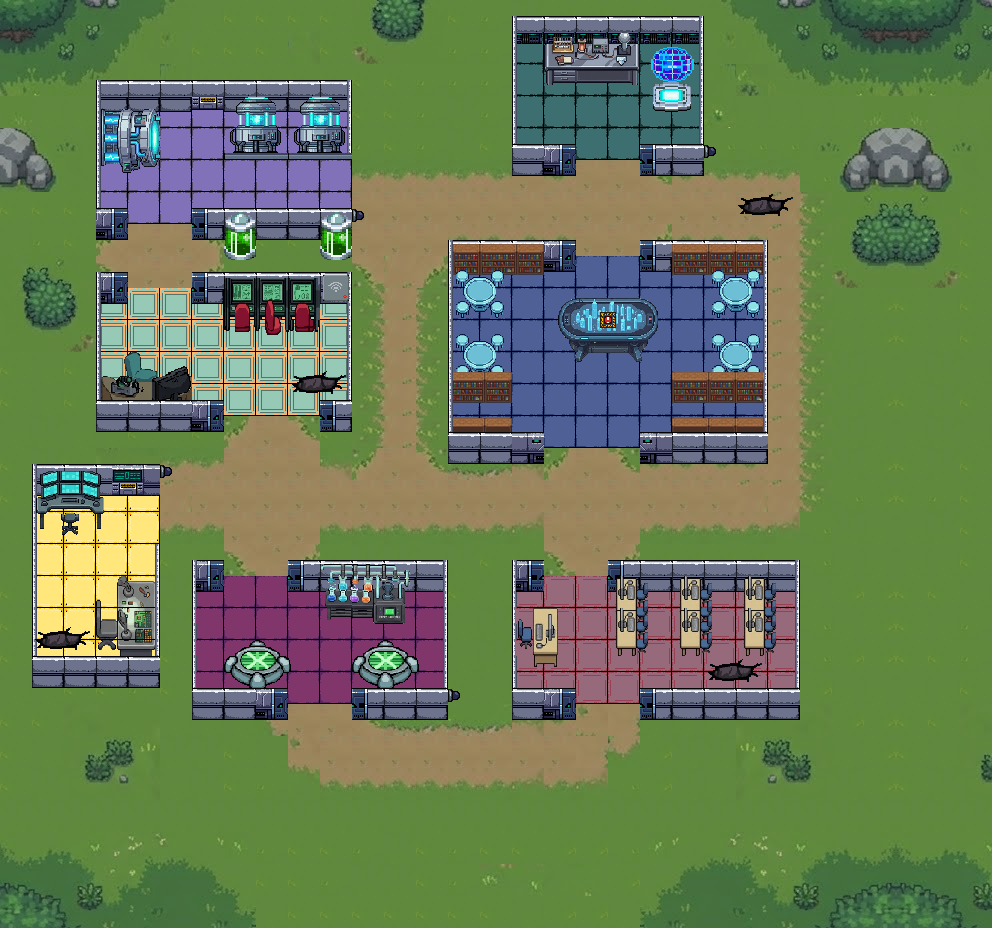

Rendered tile map (Tiled .tmx) drawn with the repository's tilesets; below, a short description and the map source with its tile grids summarised:
An orthogonal 31x29 tile map with 32x32 px tiles, 11 tile layers (fondo, pasillo, piso, detallesdetraspared, ...), 29 tilesets and 69 objects (42x pared, 27x objeto).

<map version="1.10" tiledversion="1.11.2" orientation="orthogonal" renderorder="right-down" width="31" height="29" tilewidth="32" tileheight="32" infinite="0" nextlayerid="23" nextobjectid="176">
 <tileset firstgid="1" name="fondomapa1" tilewidth="32" tileheight="32" tilecount="736" columns="32">
  <image source="../textures/fondomapa1.png" width="1024" height="765" />
 </tileset>
 <tileset firstgid="737" name="lava" tilewidth="32" tileheight="32" tilecount="1024" columns="32">
  <image source="../textures/lava.png" width="1024" height="1024" />
 </tileset>
 <tileset firstgid="1761" name="pared3" tilewidth="32" tileheight="32" spacing="2" margin="2" tilecount="49" columns="7">
  <image source="../textures/pared3.png" width="256" height="256" />
 </tileset>
 <tileset firstgid="1810" name="pared" tilewidth="32" tileheight="32" spacing="2" margin="2" tilecount="49" columns="7">
  <image source="../textures/pared.png" width="256" height="256" />
 </tileset>
 <tileset firstgid="1859" name="Dibujitoo" tilewidth="32" tileheight="32" spacing="2" margin="2" tilecount="49" columns="7">
  <image source="../textures/dibujito.png" width="256" height="256" />
 </tileset>
 <tileset firstgid="1908" name="mesita" tilewidth="32" tileheight="32" spacing="2" margin="2" tilecount="900" columns="30">
  <image source="../textures/mesita.png" width="1024" height="1024" />
 </tileset>
 <tileset firstgid="2808" name="Mesa_Holografica_mas_pequena" tilewidth="32" tileheight="32" spacing="2" margin="2" tilecount="900" columns="30">
  <image source="../textures/Mesa_Holografica_mas_pequena.png" width="1024" height="1024" />
 </tileset>
 <tileset firstgid="3708" name="planeta" tilewidth="32" tileheight="32" spacing="2" margin="2" tilecount="49" columns="7">
  <image source="../textures/planeta.png" width="256" height="256" />
 </tileset>
 <tileset firstgid="3757" name="navecita6" tilewidth="32" tileheight="32" tilecount="64" columns="8">
  <image source="../textures/navecita6.png" width="256" height="256" />
 </tileset>
 <tileset firstgid="3821" name="Mesa_de_camaras2" tilewidth="32" tileheight="32" spacing="2" margin="2" tilecount="475" columns="19">
  <image source="../textures/Mesa_de_camaras2.png" width="677" height="871" />
 </tileset>
 <tileset firstgid="4296" name="plataforma1" tilewidth="32" tileheight="32" spacing="2" margin="2" tilecount="49" columns="7">
  <image source="../textures/plataforma1.png" width="256" height="256" />
 </tileset>
 <tileset firstgid="4345" name="mesaposiones3" tilewidth="32" tileheight="32" spacing="2" margin="2" tilecount="49" columns="7">
  <image source="../textures/mesaposiones3.png" width="256" height="256" />
 </tileset>
 <tileset firstgid="4394" name="mesa" tilewidth="32" tileheight="32" spacing="2" margin="2" tilecount="49" columns="7">
  <image source="../textures/mesa.png" width="256" height="256" />
 </tileset>
 <tileset firstgid="4443" name="Mesas_del_limpro1" tilewidth="32" tileheight="32" spacing="2" margin="2" tilecount="289" columns="17">
  <image source="../textures/Mesas_del_limpro1.png" width="590" height="590" />
 </tileset>
 <tileset firstgid="4732" name="Mesa_de_la_profe_del_limpro2" tilewidth="32" tileheight="32" spacing="2" margin="2" tilecount="289" columns="17">
  <image source="../textures/Mesa_de_la_profe_del_limpro2.png" width="590" height="590" />
 </tileset>
 <tileset firstgid="5021" name="Tileset" tilewidth="32" tileheight="32" tilecount="35" columns="7">
  <image source="../textures/suelo.png" width="240" height="176" />
 </tileset>
 <tileset firstgid="5056" name="Reactor_horizontal1" tilewidth="32" tileheight="32" spacing="2" margin="2" tilecount="270" columns="15">
  <image source="../textures/Reactor_horizontal1.png" width="539" height="617" />
 </tileset>
 <tileset firstgid="5326" name="Reactor_vertical2" tilewidth="32" tileheight="32" spacing="2" margin="2" tilecount="900" columns="30">
  <image source="../textures/Reactor_vertical2.png" width="1024" height="1024" />
 </tileset>
 <tileset firstgid="6226" name="mesa_fisica2" tilewidth="32" tileheight="32" spacing="2" margin="2" tilecount="49" columns="7">
  <image source="../textures/mesa_fisica2.png" width="256" height="256" />
 </tileset>
 <tileset firstgid="6275" name="tanque1" tilewidth="32" tileheight="32" spacing="2" margin="2" tilecount="49" columns="7">
  <image source="../textures/tanque1.png" width="256" height="256" />
 </tileset>
 <tileset firstgid="6324" name="Escritorio" tilewidth="32" tileheight="32" spacing="2" margin="2" tilecount="49" columns="7">
  <image source="../textures/Escritorio.png" width="256" height="256" />
 </tileset>
 <tileset firstgid="6373" name="wifi" tilewidth="32" tileheight="32" spacing="2" margin="2" tilecount="900" columns="30">
  <image source="../textures/wifi.png" width="1024" height="1024" />
 </tileset>
 <tileset firstgid="7273" name="Computadora" tilewidth="32" tileheight="32" spacing="2" margin="2" tilecount="49" columns="7">
  <image source="../textures/Computadora.png" width="256" height="256" />
 </tileset>
 <tileset firstgid="7322" name="boton" tilewidth="32" tileheight="32" spacing="2" margin="2" tilecount="810" columns="30">
  <image source="../textures/boton.png" width="1024" height="934" />
 </tileset>
 <tileset firstgid="8132" name="camaritaApagada" tilewidth="32" tileheight="32" spacing="2" margin="2" tilecount="49" columns="7">
  <image source="../textures/camaritaApagada.png" width="256" height="256" />
 </tileset>
 <tileset firstgid="8181" name="grieta" tilewidth="32" tileheight="32" tilecount="225" columns="15">
  <image source="../textures/grieta.png" width="500" height="500" />
 </tileset>
 <tileset firstgid="8406" name="caballete1" tilewidth="32" tileheight="32" tilecount="64" columns="8">
  <image source="../textures/caballete1.png" width="256" height="256" />
 </tileset>
 <tileset firstgid="8470" name="mesadedibujo" tilewidth="32" tileheight="32" tilecount="64" columns="8">
  <image source="../textures/mesadedibujo.png" width="256" height="256" />
 </tileset>
 <tileset firstgid="8534" name="navecita6_2" tilewidth="32" tileheight="32" tilecount="64" columns="8">
  <image source="../textures/navecita6.png" width="256" height="256" />
 </tileset>
 <layer id="6" name="fondo" width="31" height="29">
  <data>[899 cells, 899 non-empty, 70 distinct tile ids]</data>
 </layer>
 <layer id="13" name="pasillo" width="31" height="29">
  <data>[899 cells, 220 non-empty, 24 distinct tile ids]</data>
 </layer>
 <layer id="10" name="piso" width="31" height="29">
  <data>[899 cells, 240 non-empty, 7 distinct tile ids]</data>
 </layer>
 <layer id="16" name="detallesdetraspared" width="31" height="29">
  <data>[899 cells, 48 non-empty, 32 distinct tile ids]</data>
 </layer>
 <layer id="7" name="pared1" width="31" height="29">
  <data>[899 cells, 169 non-empty, 10 distinct tile ids]</data>
 </layer>
 <layer id="8" name="pared2" width="31" height="29">
  <data>[899 cells, 93 non-empty, 13 distinct tile ids]</data>
 </layer>
 <layer id="9" name="pared3" width="31" height="29">
  <data>[899 cells, 57 non-empty, 4 distinct tile ids]</data>
 </layer>
 <layer id="11" name="detalles" width="31" height="29">
  <data>[899 cells, 112 non-empty, 84 distinct tile ids]</data>
 </layer>
 <layer id="12" name="detalles2" width="31" height="29">
  <data>[899 cells, 62 non-empty, 40 distinct tile ids]</data>
 </layer>
 <layer id="19" name="camaras" width="31" height="29">
  <data>[899 cells, 8 non-empty, 3 distinct tile ids]</data>
 </layer>
 <layer id="20" name="grieta" width="31" height="29">
  <data>[899 cells, 15 non-empty, 7 distinct tile ids]</data>
 </layer>
 <objectgroup id="17" name="Colisiones">
  <object id="1" type="pared" x="449" y="231.833" width="118.878" height="30.5" />
  </objectgroup>
</map>
<!-- 68 of 69 objects omitted -->
